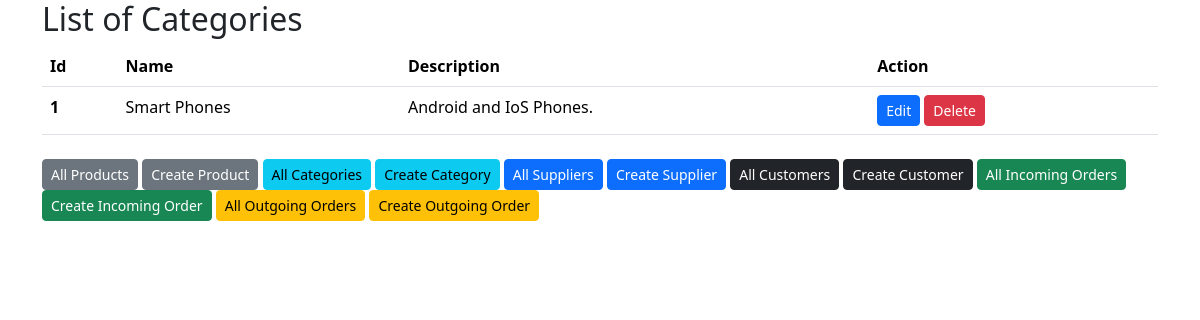
Before: /products/categories/ with the older database file.
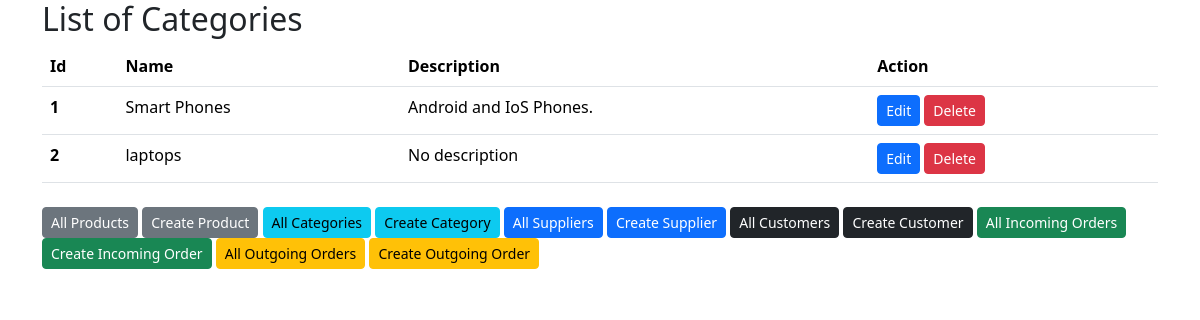
After: the same page with the newer database file.
### products/models.py (models this page shows, shortened)
class Category(models.Model):
    name = models.CharField(max_length=100)
    description = models.CharField(max_length=500, null=True, blank=True)

### products/views.py (the view)
# urls.py: path("categories/", view=ListCategoryView.as_view(), name="category_list"),
class ListCategoryView(ListView):
    model = Category
    context_object_name = "categories"
    template_name = 'category/category_list.html'

### templates/category/category_list.html
{% extends "base.html" %}
{% block content %}
{% if categories %}
<marquee behavior="" direction=""><h2>List of Categories</h2></marquee>
<table class="table table-hover">
   <thead>
    <tr>
     <th scope="col">Id</th>
      <th scope="col">Name</th>
      <th scope="col">Description</th>
      <th scope="col">Action</th>
    </tr>
   </thead>
   <tbody>
    {% for cat in categories %}
    <tr>
      <th scope="row">{{cat.id}}</th>
      <td>{{cat.name}}</td>
      <td> {% if cat.description %} {{cat.description}} {% else %} No description {% endif %}</td>
      <td class="actions">
        <a class="btn btn-sm btn-primary" href="{% url 'category_update' cat.id %}">Edit</a>
        <a class="btn btn-sm btn-danger" href="{% url 'category_delete' cat.id %}">Delete</a>
      </td>
    </tr>
    {% endfor %}
    </tbody>
    </table>
{% else %}
<div class="isempty">
    <h2>Its empty!</h2>
    No any category available
</div>
{% endif %}
{% endblock content %}

Changed rows visible on the page:
added Category: id "2", name "laptops", shows "No description"
